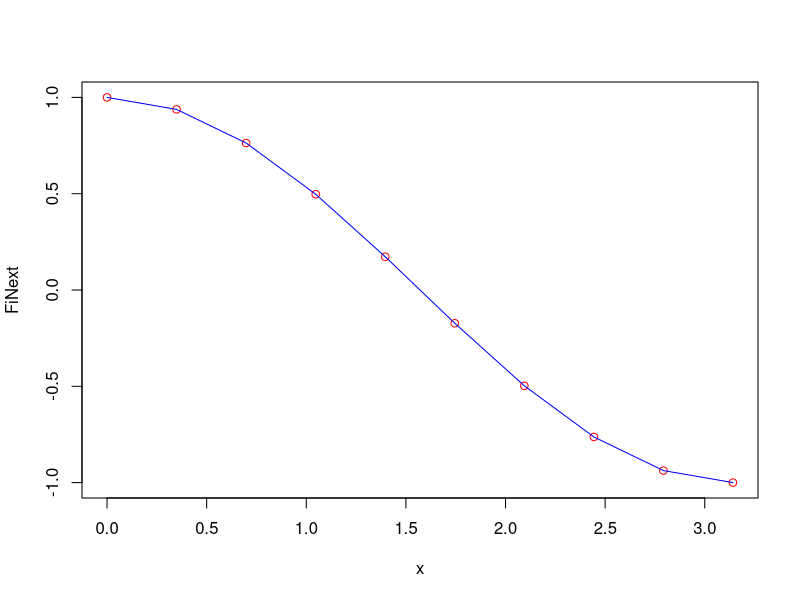

Source code (R):
a = 0; 
b = pi;
lambda = (1/7);
FunCore = function(x, t) 
{ 
	return (1/(5 + sin(x+t)*sin(x+t)))
}

FunF = function (x) 
{ 
	return (cos(x)) 
}

MetTrap = function(x, y, n)
{
	h = x[2] - x[1]
	S = (y[1] + y[n])/2
	for(i in 2:(n-1)) {S = S + y[i] }
	return (h*S)
}

Norma = function(x)
{
	return (sqrt(crossprod(x, x)))
}

n = 10; eps = 1E-5
h = (b-a)/(n-1)
x = c(1:n)
for(i in 1:n) { x[i] = a + h*(i-1) }
t = c(1:n)
t = x

K = matrix(0, ncol=n, nrow=n)
for(i in 1:n)
{
	for(j in 1:n) {K[i,j] = FunCore(x[i], t[j]) }
}
Fi = c(1:n);
FiNext = c(1:n)

for(i in 1:n)
{
	Fi[i] = FunF(-cos(x[i])) 
}

y = c(1:n)
for(ki in 1:100)
{
	for(i in 1:n)
	{
		for(j in 1:n) { y[j] = K[i,j]*Fi[j] }
		FiNext[i] = FunF(x[i]) + lambda*MetTrap(t, y, n)
	}
	if ( Norma(FiNext-Fi) <= eps)
		break
	Fi = FiNext
}
ki

plot(x, FiNext, type="p", col="red")
t = seq(a, b, len=100)
for(i in 1:100) { y[i] = 1+6*t[i]*t[i] }
lines(x, FiNext, type="l", col="blue")


